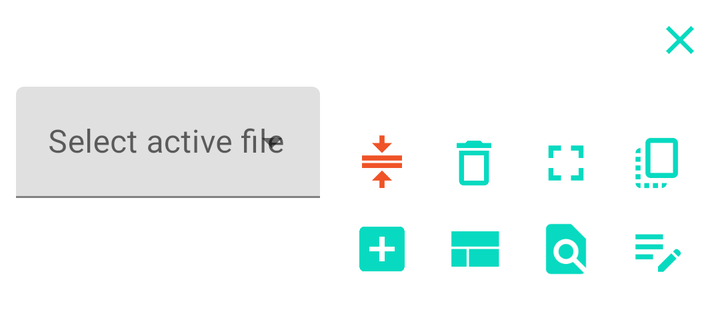
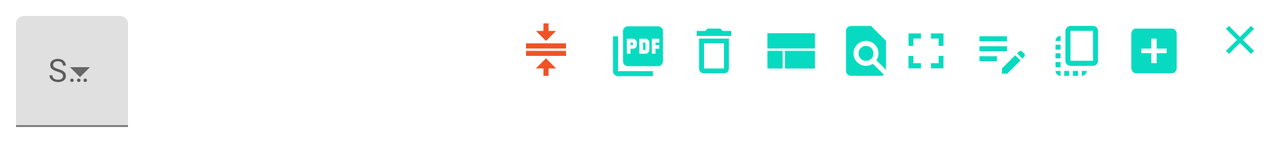

One screen, two layout resources from the same app: the default and the repository's alternative for another configuration. Each is rendered where Android would select it; the XML of both is given below.
<!-- AndroidManifest.xml: application theme Theme.VCode -->
<!-- res/layout/info_bottom_sheet.xml -->
<?xml version="1.0" encoding="utf-8"?>
<androidx.constraintlayout.widget.ConstraintLayout xmlns:android="http://schemas.android.com/apk/res/android"
    xmlns:app="http://schemas.android.com/apk/res-auto"
    xmlns:tools="http://schemas.android.com/tools"
    android:layout_width="match_parent"
    android:layout_height="wrap_content"
    android:background="@color/dark_background">

    <ImageView
        android:id="@+id/edit_imageView"
        android:layout_width="30dp"
        android:layout_height="35dp"
        android:layout_marginEnd="16dp"
        android:layout_marginBottom="16dp"
        android:contentDescription="@string/edit"
        app:layout_constraintBottom_toBottomOf="parent"
        app:layout_constraintEnd_toEndOf="parent"
        app:srcCompat="@drawable/ic_edit_24" />

    <ImageView
        android:id="@+id/search_imageView"
        android:layout_width="30dp"
        android:layout_height="35dp"
        android:layout_marginEnd="16dp"
        android:layout_marginBottom="16dp"
        android:contentDescription="@string/search"
        app:layout_constraintBottom_toBottomOf="parent"
        app:layout_constraintEnd_toStartOf="@+id/edit_imageView"
        app:srcCompat="@drawable/ic_search_24" />

    <ImageView
        android:id="@+id/copy_imageView"
        android:layout_width="30dp"
        android:layout_height="35dp"
        android:layout_marginBottom="8dp"
        android:contentDescription="@string/copy"
        app:layout_constraintBottom_toTopOf="@+id/edit_imageView"
        app:layout_constraintEnd_toEndOf="@+id/edit_imageView"
        app:layout_constraintStart_toStartOf="@+id/edit_imageView"
        app:srcCompat="@drawable/ic_copy" />

    <ImageView
        android:id="@+id/fullScreen_imageView"
        android:layout_width="30dp"
        android:layout_height="35dp"
        android:layout_marginBottom="8dp"
        android:contentDescription="@string/fullScreen"
        app:layout_constraintBottom_toTopOf="@+id/search_imageView"
        app:layout_constraintEnd_toEndOf="@+id/search_imageView"
        app:layout_constraintStart_toStartOf="@+id/search_imageView"
        app:srcCompat="@drawable/ic_fullscreen_24" />

    <ImageView
        android:id="@+id/compile_imageView"
        android:layout_width="30dp"
        android:layout_height="35dp"
        android:layout_marginEnd="16dp"
        android:contentDescription="@string/compile"
        app:layout_constraintBottom_toBottomOf="@+id/deleteFile_imageView"
        app:layout_constraintEnd_toStartOf="@+id/deleteFile_imageView"
        app:layout_constraintTop_toTopOf="@+id/deleteFile_imageView"
        app:srcCompat="@drawable/ic_compile_24" />

    <ImageView
        android:id="@+id/splitScreen_imageView"
        android:layout_width="30dp"
        android:layout_height="35dp"
        android:layout_marginEnd="16dp"
        android:contentDescription="@string/splitScreen"
        app:layout_constraintBottom_toBottomOf="@+id/search_imageView"
        app:layout_constraintEnd_toStartOf="@+id/search_imageView"
        app:layout_constraintTop_toTopOf="@+id/search_imageView"
        app:srcCompat="@drawable/ic_split_screen" />

    <ImageView
        android:id="@+id/deleteFile_imageView"
        android:layout_width="30dp"
        android:layout_height="35dp"
        android:layout_marginEnd="16dp"
        android:contentDescription="@string/deleteFile"
        app:layout_constraintBottom_toBottomOf="@+id/fullScreen_imageView"
        app:layout_constraintEnd_toStartOf="@+id/fullScreen_imageView"
        app:layout_constraintTop_toTopOf="@+id/fullScreen_imageView"
        app:srcCompat="@drawable/ic_delete_file" />

    <ImageView
        android:id="@+id/addFile_imageView"
        android:layout_width="30dp"
        android:layout_height="35dp"
        android:layout_marginEnd="16dp"
        app:layout_constraintBottom_toBottomOf="@+id/splitScreen_imageView"
        app:layout_constraintEnd_toStartOf="@+id/splitScreen_imageView"
        app:layout_constraintTop_toTopOf="@+id/splitScreen_imageView"
        app:srcCompat="@drawable/ic_add"
        android:contentDescription="@string/addFile" />

    <ImageView
        android:id="@+id/closeBtmSht_imageView"
        android:layout_width="wrap_content"
        android:layout_height="wrap_content"
        android:layout_marginTop="8dp"
        android:layout_marginEnd="8dp"
        android:layout_marginBottom="32dp"
        app:layout_constraintBottom_toTopOf="@+id/copy_imageView"
        app:layout_constraintEnd_toEndOf="parent"
        app:layout_constraintTop_toTopOf="parent"
        app:srcCompat="@drawable/ic_baseline_close_24"
        android:contentDescription="@string/closeBtmSht" />

    <com.google.android.material.textfield.TextInputLayout
        style="@style/Widget.MaterialComponents.TextInputLayout.FilledBox.ExposedDropdownMenu"
        android:layout_width="0dp"
        android:layout_height="wrap_content"
        android:layout_marginStart="8dp"
        android:layout_marginEnd="16dp"
        app:layout_constraintBottom_toBottomOf="@+id/compile_imageView"
        app:layout_constraintEnd_toStartOf="@+id/compile_imageView"
        app:layout_constraintStart_toStartOf="parent">

        <AutoCompleteTextView
            android:id="@+id/activeCodeView_Selector"
            android:layout_width="match_parent"
            android:layout_height="wrap_content"
            android:hint="@string/selectActiveFile" />
    </com.google.android.material.textfield.TextInputLayout>

</androidx.constraintlayout.widget.ConstraintLayout>
<!-- resources referenced by this layout -->
<resources>
  <!-- drawable ic_add (drawable) -->
  <vector android:height="24dp" android:tint="#07DAC0"
      android:viewportHeight="24" android:viewportWidth="24"
      android:width="24dp" xmlns:android="http://schemas.android.com/apk/res/android">
      <path android:fillColor="@android:color/white" android:pathData="M19,3L5,3c-1.11,0 -2,0.9 -2,2v14c0,1.1 0.89,2 2,2h14c1.1,0 2,-0.9 2,-2L21,5c0,-1.1 -0.9,-2 -2,-2zM17,13h-4v4h-2v-4L7,13v-2h4L11,7h2v4h4v2z"/>
  </vector>
  <!-- drawable ic_baseline_close_24 (drawable) -->
  <vector android:height="24dp" android:tint="#07DAC0"
      android:viewportHeight="24" android:viewportWidth="24"
      android:width="24dp" xmlns:android="http://schemas.android.com/apk/res/android">
      <path android:fillColor="@android:color/white" android:pathData="M19,6.41L17.59,5 12,10.59 6.41,5 5,6.41 10.59,12 5,17.59 6.41,19 12,13.41 17.59,19 19,17.59 13.41,12z"/>
  </vector>
  <!-- drawable ic_compile_24 (drawable) -->
  <vector android:height="24dp" android:tint="#EF5327"
      android:viewportHeight="24" android:viewportWidth="24"
      android:width="24dp" xmlns:android="http://schemas.android.com/apk/res/android">
      <path android:fillColor="@android:color/white" android:pathData="M8,19h3v3h2v-3h3l-4,-4 -4,4zM16,4h-3L13,1h-2v3L8,4l4,4 4,-4zM4,9v2h16L20,9L4,9z"/>
      <path android:fillColor="@android:color/white" android:pathData="M4,12h16v2H4z"/>
  </vector>
  <!-- drawable ic_delete_file (drawable) -->
  <vector android:height="24dp" android:tint="#07DAC0"
      android:viewportHeight="24" android:viewportWidth="24"
      android:width="24dp" xmlns:android="http://schemas.android.com/apk/res/android">
      <path android:fillColor="@android:color/white" android:pathData="M6,19c0,1.1 0.9,2 2,2h8c1.1,0 2,-0.9 2,-2L18,7L6,7v12zM8,9h8v10L8,19L8,9zM15.5,4l-1,-1h-5l-1,1L5,4v2h14L19,4z"/>
  </vector>
  <!-- drawable ic_edit_24 (drawable) -->
  <vector android:height="24dp" android:tint="#07DAC0"
      android:viewportHeight="24" android:viewportWidth="24"
      android:width="24dp" xmlns:android="http://schemas.android.com/apk/res/android">
      <path android:fillColor="@android:color/white" android:pathData="M3,10h11v2H3V10zM3,8h11V6H3V8zM3,16h7v-2H3V16zM18.01,12.87l0.71,-0.71c0.39,-0.39 1.02,-0.39 1.41,0l0.71,0.71c0.39,0.39 0.39,1.02 0,1.41l-0.71,0.71L18.01,12.87zM17.3,13.58l-5.3,5.3V21h2.12l5.3,-5.3L17.3,13.58z"/>
  </vector>
  <!-- drawable ic_fullscreen_24 (drawable) -->
  <vector android:height="24dp" android:tint="#07DAC0"
      android:viewportHeight="24" android:viewportWidth="24"
      android:width="24dp" xmlns:android="http://schemas.android.com/apk/res/android">
      <path android:fillColor="@android:color/white" android:pathData="M7,14L5,14v5h5v-2L7,17v-3zM5,10h2L7,7h3L10,5L5,5v5zM17,17h-3v2h5v-5h-2v3zM14,5v2h3v3h2L19,5h-5z"/>
  </vector>
  <!-- drawable ic_split_screen (drawable) -->
  <vector android:height="24dp" android:tint="#07DAC0"
      android:viewportHeight="24" android:viewportWidth="24"
      android:width="24dp" xmlns:android="http://schemas.android.com/apk/res/android">
      <path android:fillColor="@android:color/white" android:pathData="M3,19h6v-7L3,12v7zM10,19h12v-7L10,12v7zM3,5v6h19L22,5L3,5z"/>
  </vector>
  <string name="addFile">Add file</string>
  <string name="closeBtmSht">Close info panel</string>
  <string name="compile">Compile</string>
  <string name="copy">Copy</string>
  <string name="deleteFile">Delete file</string>
  <string name="edit">Edit</string>
  <string name="fullScreen">Full screen</string>
  <string name="search">Search</string>
  <string name="selectActiveFile">Select active file</string>
  <string name="splitScreen">Split screen</string>
  <color name="teal_200">#FF03DAC5</color>
  <color name="teal_700">#FF018786</color>
  <color name="standard_background">#121212</color>
  <color name="purple_200">#FFBB86FC</color>
  <color name="purple_700">#FF3700B3</color>
  <color name="monokai_background">#272822</color>
  <color name="white">#FFFFFFFF</color>
</resources>
<!-- res/layout-land/info_bottom_sheet.xml (the repository's variant of the layout above) -->
<!-- drawn on the phone turned sideways -->
<?xml version="1.0" encoding="utf-8"?>
<androidx.constraintlayout.widget.ConstraintLayout xmlns:android="http://schemas.android.com/apk/res/android"
    xmlns:app="http://schemas.android.com/apk/res-auto"
    xmlns:tools="http://schemas.android.com/tools"
    android:layout_width="match_parent"
    android:layout_height="wrap_content"
    android:background="@color/dark_background">

    <ImageView
        android:id="@+id/edit_imageView"
        android:layout_width="30dp"
        android:layout_height="35dp"
        android:layout_marginEnd="8dp"
        android:contentDescription="@string/edit"
        app:layout_constraintEnd_toStartOf="@+id/copy_imageView"
        app:layout_constraintTop_toTopOf="@+id/copy_imageView"
        app:srcCompat="@drawable/ic_edit_24" />

    <ImageView
        android:id="@+id/search_imageView"
        android:layout_width="30dp"
        android:layout_height="35dp"
        android:contentDescription="@string/search"
        app:layout_constraintEnd_toStartOf="@+id/fullScreen_imageView"
        app:layout_constraintTop_toTopOf="@+id/fullScreen_imageView"
        app:srcCompat="@drawable/ic_search_24" />

    <ImageView
        android:id="@+id/copy_imageView"
        android:layout_width="30dp"
        android:layout_height="35dp"
        android:layout_marginEnd="8dp"
        android:contentDescription="@string/copy"
        app:layout_constraintEnd_toStartOf="@+id/addFile_imageView"
        app:layout_constraintTop_toTopOf="@+id/addFile_imageView"
        app:srcCompat="@drawable/ic_copy" />

    <ImageView
        android:id="@+id/fullScreen_imageView"
        android:layout_width="30dp"
        android:layout_height="35dp"
        android:layout_marginEnd="8dp"
        android:contentDescription="@string/fullScreen"
        app:layout_constraintEnd_toStartOf="@+id/edit_imageView"
        app:layout_constraintTop_toTopOf="@+id/edit_imageView"
        app:srcCompat="@drawable/ic_fullscreen_24" />

    <ImageView
        android:id="@+id/compile_imageView"
        android:layout_width="30dp"
        android:layout_height="35dp"
        android:layout_marginEnd="16dp"
        android:contentDescription="@string/compile"
        app:layout_constraintBottom_toBottomOf="@+id/convertPDF_ImageView"
        app:layout_constraintEnd_toStartOf="@+id/convertPDF_ImageView"
        app:layout_constraintTop_toTopOf="@+id/convertPDF_ImageView"
        app:srcCompat="@drawable/ic_compile_24" />

    <ImageView
        android:id="@+id/splitScreen_imageView"
        android:layout_width="30dp"
        android:layout_height="35dp"
        android:layout_marginEnd="8dp"
        android:contentDescription="@string/splitScreen"
        app:layout_constraintEnd_toStartOf="@+id/search_imageView"
        app:layout_constraintTop_toTopOf="@+id/search_imageView"
        app:srcCompat="@drawable/ic_split_screen" />

    <ImageView
        android:id="@+id/deleteFile_imageView"
        android:layout_width="30dp"
        android:layout_height="35dp"
        android:layout_marginEnd="8dp"
        android:contentDescription="@string/deleteFile"
        app:layout_constraintEnd_toStartOf="@+id/splitScreen_imageView"
        app:layout_constraintTop_toTopOf="@+id/splitScreen_imageView"
        app:srcCompat="@drawable/ic_delete_file" />

    <ImageView
        android:id="@+id/addFile_imageView"
        android:layout_width="30dp"
        android:layout_height="35dp"
        android:layout_marginEnd="16dp"
        android:contentDescription="@string/addFile"
        app:layout_constraintEnd_toStartOf="@+id/closeBtmSht_imageView"
        app:layout_constraintTop_toTopOf="@+id/closeBtmSht_imageView"
        app:srcCompat="@drawable/ic_add" />

    <ImageView
        android:id="@+id/closeBtmSht_imageView"
        android:layout_width="wrap_content"
        android:layout_height="wrap_content"
        android:layout_marginTop="8dp"
        android:layout_marginEnd="8dp"
        android:contentDescription="@string/closeBtmSht"
        app:layout_constraintEnd_toEndOf="parent"
        app:layout_constraintTop_toTopOf="parent"
        app:srcCompat="@drawable/ic_baseline_close_24" />

    <com.google.android.material.textfield.TextInputLayout
        android:id="@+id/activeFile_TextInputLayout"
        style="@style/Widget.MaterialComponents.TextInputLayout.FilledBox.ExposedDropdownMenu"
        android:layout_width="0dp"
        android:layout_height="wrap_content"
        android:layout_marginStart="8dp"
        android:layout_marginTop="8dp"
        android:layout_marginBottom="8dp"
        app:layout_constraintBottom_toBottomOf="parent"
        app:layout_constraintStart_toStartOf="parent"
        app:layout_constraintTop_toTopOf="parent">

        <AutoCompleteTextView
            android:id="@+id/activeCodeView_Selector"
            android:layout_width="match_parent"
            android:layout_height="wrap_content"
            android:enabled="false"
            android:hint="@string/selectActiveFile" />
    </com.google.android.material.textfield.TextInputLayout>

    <ImageView
        android:id="@+id/convertPDF_ImageView"
        android:layout_width="30dp"
        android:layout_height="35dp"
        android:layout_marginEnd="8dp"
        app:layout_constraintBottom_toBottomOf="@+id/deleteFile_imageView"
        app:layout_constraintEnd_toStartOf="@+id/deleteFile_imageView"
        app:layout_constraintTop_toTopOf="@+id/deleteFile_imageView"
        app:srcCompat="@drawable/ic_pdf"
        android:contentDescription="@string/convertToPDF" />

</androidx.constraintlayout.widget.ConstraintLayout>
<!-- resources referenced by the variant -->
<!-- as the phone turned sideways resolves them -->
<resources>
  <!-- drawable ic_add (drawable) -->
  <vector android:height="24dp" android:tint="#07DAC0"
      android:viewportHeight="24" android:viewportWidth="24"
      android:width="24dp" xmlns:android="http://schemas.android.com/apk/res/android">
      <path android:fillColor="@android:color/white" android:pathData="M19,3L5,3c-1.11,0 -2,0.9 -2,2v14c0,1.1 0.89,2 2,2h14c1.1,0 2,-0.9 2,-2L21,5c0,-1.1 -0.9,-2 -2,-2zM17,13h-4v4h-2v-4L7,13v-2h4L11,7h2v4h4v2z"/>
  </vector>
  <!-- drawable ic_baseline_close_24 (drawable) -->
  <vector android:height="24dp" android:tint="#07DAC0"
      android:viewportHeight="24" android:viewportWidth="24"
      android:width="24dp" xmlns:android="http://schemas.android.com/apk/res/android">
      <path android:fillColor="@android:color/white" android:pathData="M19,6.41L17.59,5 12,10.59 6.41,5 5,6.41 10.59,12 5,17.59 6.41,19 12,13.41 17.59,19 19,17.59 13.41,12z"/>
  </vector>
  <!-- drawable ic_compile_24 (drawable) -->
  <vector android:height="24dp" android:tint="#EF5327"
      android:viewportHeight="24" android:viewportWidth="24"
      android:width="24dp" xmlns:android="http://schemas.android.com/apk/res/android">
      <path android:fillColor="@android:color/white" android:pathData="M8,19h3v3h2v-3h3l-4,-4 -4,4zM16,4h-3L13,1h-2v3L8,4l4,4 4,-4zM4,9v2h16L20,9L4,9z"/>
      <path android:fillColor="@android:color/white" android:pathData="M4,12h16v2H4z"/>
  </vector>
  <!-- drawable ic_delete_file (drawable) -->
  <vector android:height="24dp" android:tint="#07DAC0"
      android:viewportHeight="24" android:viewportWidth="24"
      android:width="24dp" xmlns:android="http://schemas.android.com/apk/res/android">
      <path android:fillColor="@android:color/white" android:pathData="M6,19c0,1.1 0.9,2 2,2h8c1.1,0 2,-0.9 2,-2L18,7L6,7v12zM8,9h8v10L8,19L8,9zM15.5,4l-1,-1h-5l-1,1L5,4v2h14L19,4z"/>
  </vector>
  <!-- drawable ic_edit_24 (drawable) -->
  <vector android:height="24dp" android:tint="#07DAC0"
      android:viewportHeight="24" android:viewportWidth="24"
      android:width="24dp" xmlns:android="http://schemas.android.com/apk/res/android">
      <path android:fillColor="@android:color/white" android:pathData="M3,10h11v2H3V10zM3,8h11V6H3V8zM3,16h7v-2H3V16zM18.01,12.87l0.71,-0.71c0.39,-0.39 1.02,-0.39 1.41,0l0.71,0.71c0.39,0.39 0.39,1.02 0,1.41l-0.71,0.71L18.01,12.87zM17.3,13.58l-5.3,5.3V21h2.12l5.3,-5.3L17.3,13.58z"/>
  </vector>
  <!-- drawable ic_fullscreen_24 (drawable) -->
  <vector android:height="24dp" android:tint="#07DAC0"
      android:viewportHeight="24" android:viewportWidth="24"
      android:width="24dp" xmlns:android="http://schemas.android.com/apk/res/android">
      <path android:fillColor="@android:color/white" android:pathData="M7,14L5,14v5h5v-2L7,17v-3zM5,10h2L7,7h3L10,5L5,5v5zM17,17h-3v2h5v-5h-2v3zM14,5v2h3v3h2L19,5h-5z"/>
  </vector>
  <!-- drawable ic_split_screen (drawable) -->
  <vector android:height="24dp" android:tint="#07DAC0"
      android:viewportHeight="24" android:viewportWidth="24"
      android:width="24dp" xmlns:android="http://schemas.android.com/apk/res/android">
      <path android:fillColor="@android:color/white" android:pathData="M3,19h6v-7L3,12v7zM10,19h12v-7L10,12v7zM3,5v6h19L22,5L3,5z"/>
  </vector>
  <string name="addFile">Add file</string>
  <string name="closeBtmSht">Close info panel</string>
  <string name="compile">Compile</string>
  <string name="convertToPDF">Convert to PDF</string>
  <string name="copy">Copy</string>
  <string name="deleteFile">Delete file</string>
  <string name="edit">Edit</string>
  <string name="fullScreen">Full screen</string>
  <string name="search">Search</string>
  <string name="selectActiveFile">Select active file</string>
  <string name="splitScreen">Split screen</string>
  <color name="teal_200">#FF03DAC5</color>
  <color name="teal_700">#FF018786</color>
  <color name="standard_background">#121212</color>
  <color name="purple_200">#FFBB86FC</color>
  <color name="purple_700">#FF3700B3</color>
  <color name="monokai_background">#272822</color>
  <color name="white">#FFFFFFFF</color>
</resources>
